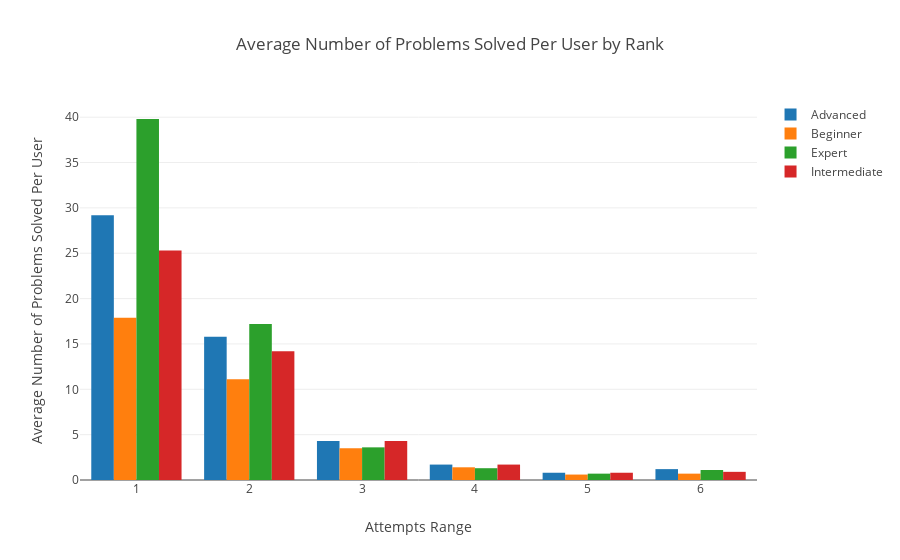

The cell this chart's notebook holds for it:
### Code cell
# plot the proportions for each rank and attempts_range category
trace1 = go.Bar(x=adv_counts_norm.index, y=adv_counts_norm['rank'], name='Advanced')
trace2 = go.Bar(x=beg_counts_norm.index, y=beg_counts_norm['rank'], name='Beginner')
trace3 = go.Bar(x=exp_counts_norm.index, y=exp_counts_norm['rank'], name='Expert')
trace4 = go.Bar(x=inter_counts_norm.index, y=inter_counts_norm['rank'], name='Intermediate')

layout = go.Layout(title='Average Number of Problems Solved Per User by Rank',
                  yaxis=dict(title='Average Number of Problems Solved Per User'),
                  xaxis=dict(title='Attempts Range'))

fig = go.Figure([trace1, trace2, trace3, trace4], layout=layout)

iplot(fig, filename='rank_distributions.html')

### Figure 1 — Plotly figure (JSON) as saved in the notebook; plotly's stock layout.template omitted (floating-point values rounded to 4 significant figures)
{"data": [{"name": "Advanced", "type": "bar", "uid": "76264f76-9baa-11e9-b73a-28c63f3df6d4", "x": [1, 2, 3, 4, 5, 6], "y": [29.2, 15.8, 4.3, 1.7, 0.8, 1.2]}, {"name": "Beginner", "type": "bar", "uid": "76264f77-9baa-11e9-b066-28c63f3df6d4", "x": [1, 2, 3, 4, 5, 6], "y": [17.9, 11.1, 3.5, 1.4, 0.6, 0.7]}, {"name": "Expert", "type": "bar", "uid": "76264f78-9baa-11e9-9623-28c63f3df6d4", "x": [1, 2, 3, 4, 5, 6], "y": [39.8, 17.2, 3.6, 1.3, 0.7, 1.1]}, {"name": "Intermediate", "type": "bar", "uid": "76264f79-9baa-11e9-875f-28c63f3df6d4", "x": [1, 2, 3, 4, 5, 6], "y": [25.3, 14.2, 4.3, 1.7, 0.8, 0.9]}], "layout": {"title": "Average Number of Problems Solved Per User by Rank", "xaxis": {"title": "Attempts Range"}, "yaxis": {"title": "Average Number of Problems Solved Per User"}}}
